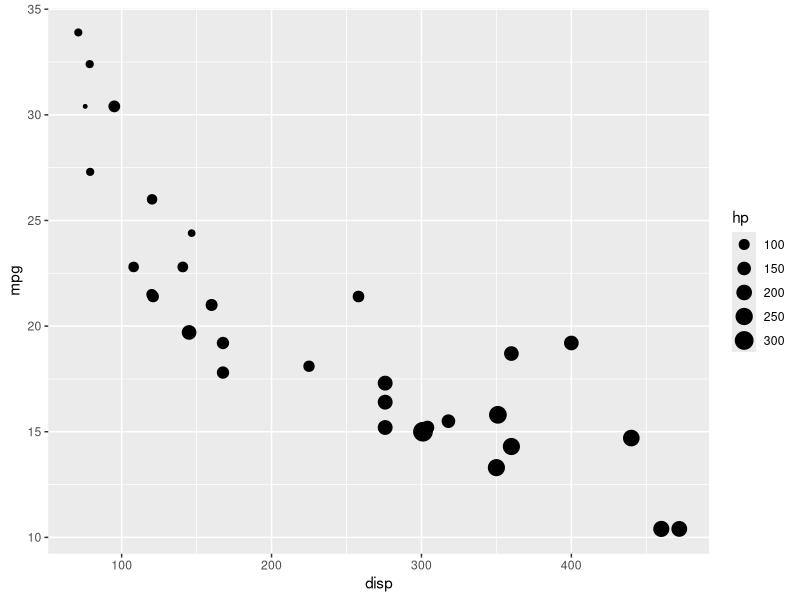
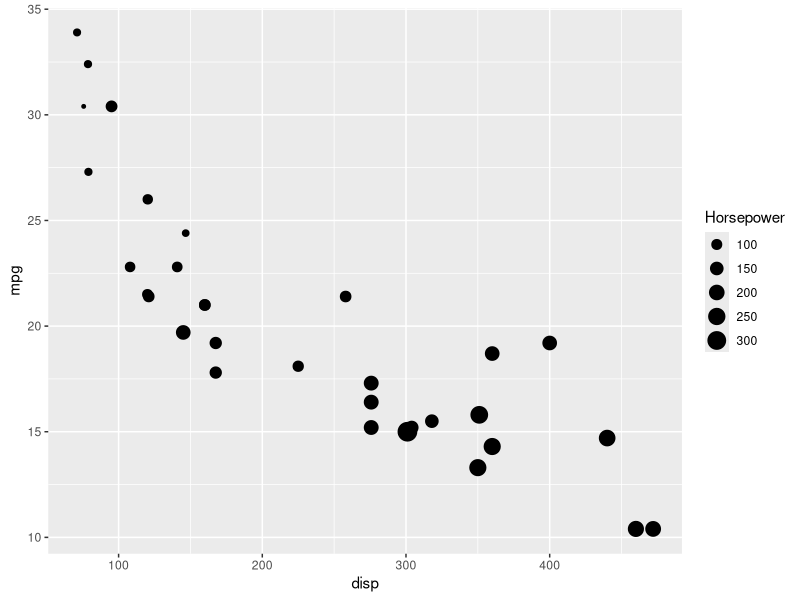
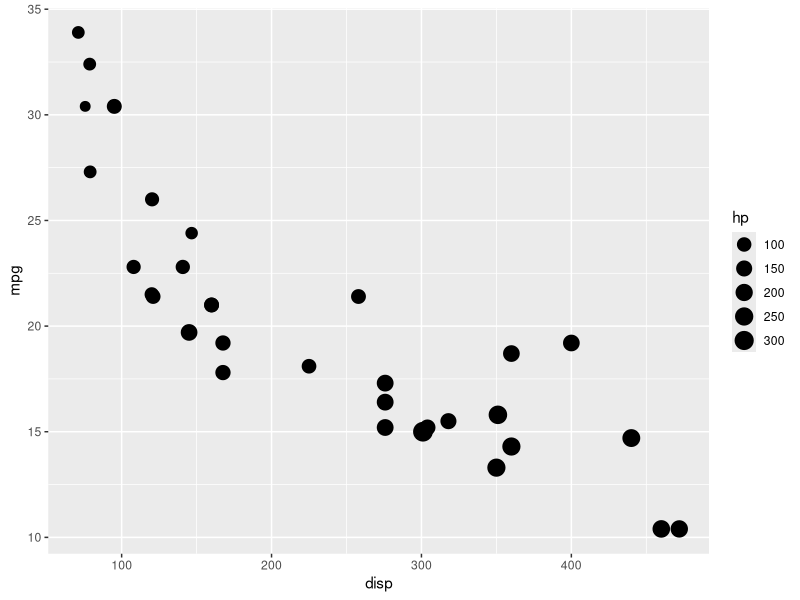
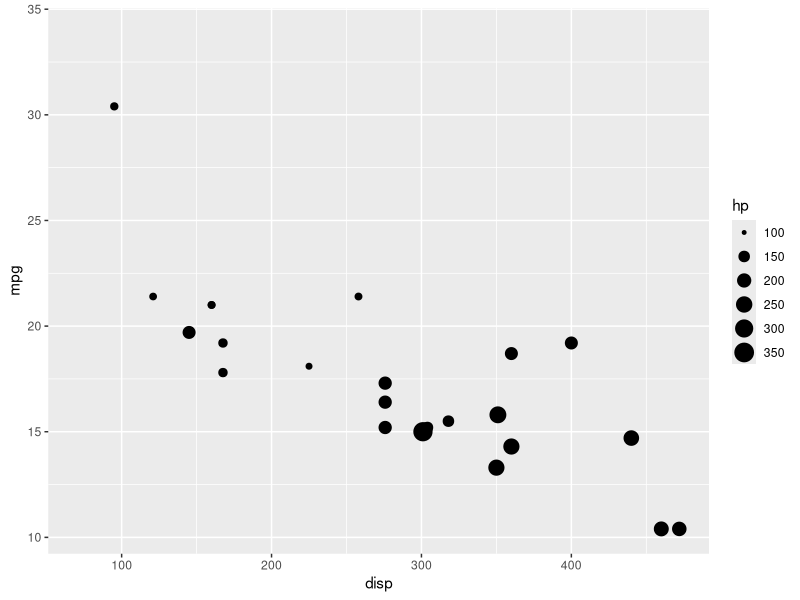
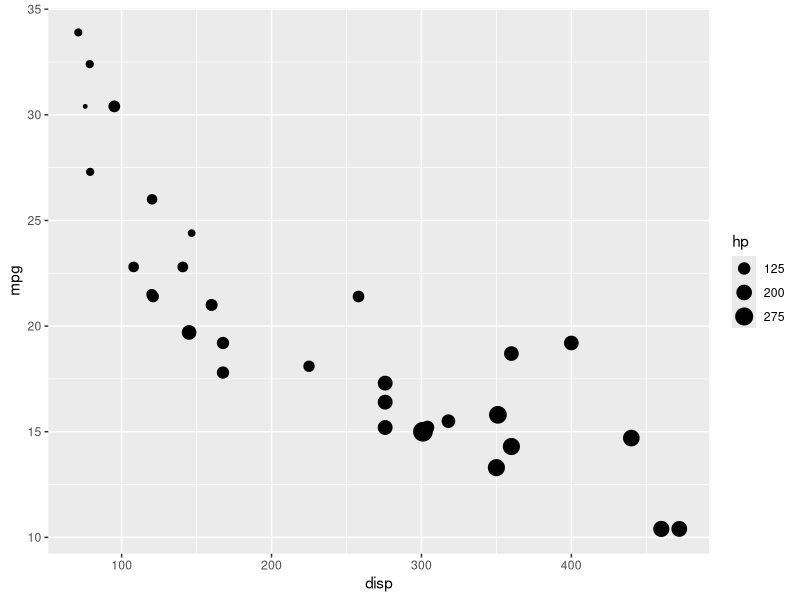
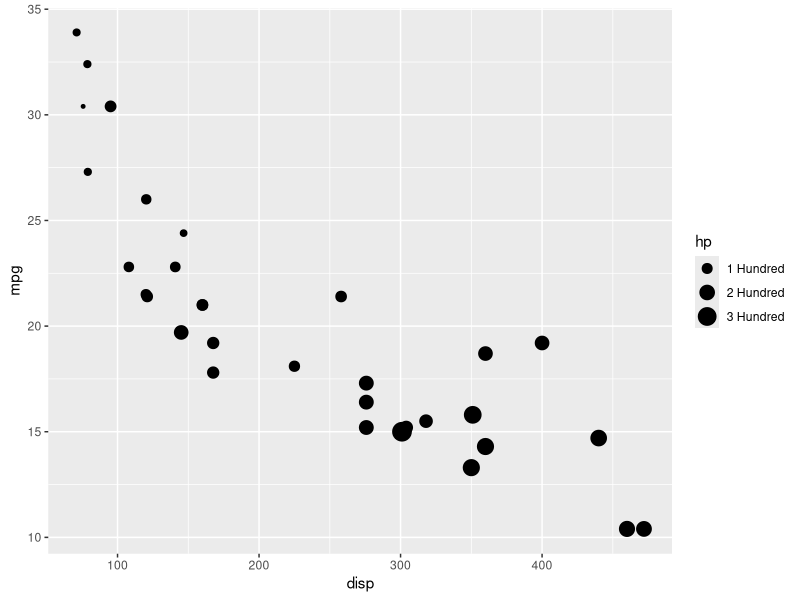
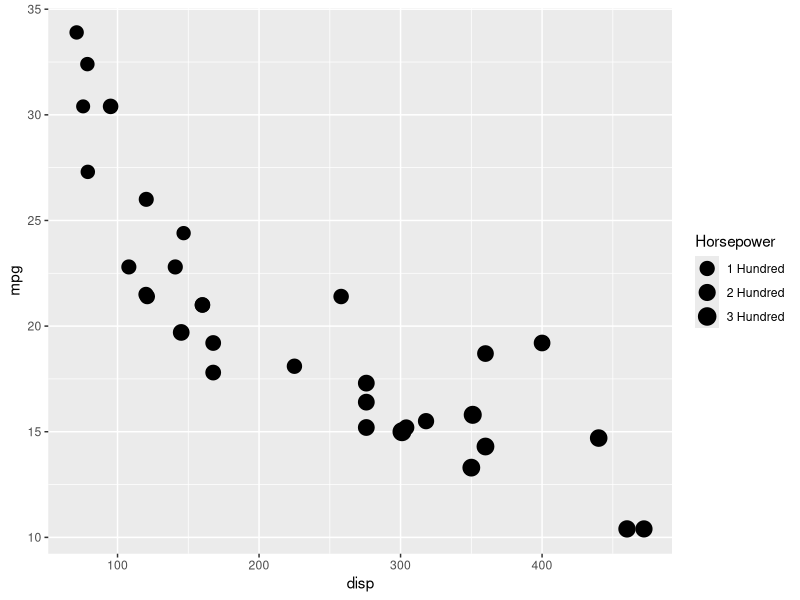

The R source for these figures, in order:
## ---- chunk 1
library(ggplot2)
library(readr)
## ---- chunk 2
ggplot(mtcars) +
  geom_point(aes(disp, mpg, size = hp))
## ---- chunk 3
ggplot(mtcars) +
  geom_point(aes(disp, mpg, size = hp)) +
  scale_size_continuous(name = "Horsepower")
## ---- chunk 4
ggplot(mtcars) +
  geom_point(aes(disp, mpg, size = hp)) +
  scale_size_continuous(range = c(3, 6))
## ---- chunk 5
ggplot(mtcars) +
  geom_point(aes(disp, mpg, size = hp)) +
  scale_size_continuous(limits = c(100, 350))
## ---- chunk 6
ggplot(mtcars) +
  geom_point(aes(disp, mpg, size = hp)) +
  scale_size_continuous(breaks = c(125, 200, 275))
## ---- chunk 7
ggplot(mtcars) +
  geom_point(aes(disp, mpg, size = hp)) +
  scale_size_continuous(breaks = c(100, 200, 300),
    labels = c("1 Hundred", "2 Hundred", "3 Hundred"))
## ---- chunk 8
ggplot(mtcars) +
  geom_point(aes(disp, mpg, size = hp)) +
  scale_size_continuous(name = "Horsepower", range = c(3, 6), 
    limits = c(0, 400), breaks = c(100, 200, 300),
    labels = c("1 Hundred", "2 Hundred", "3 Hundred"))
